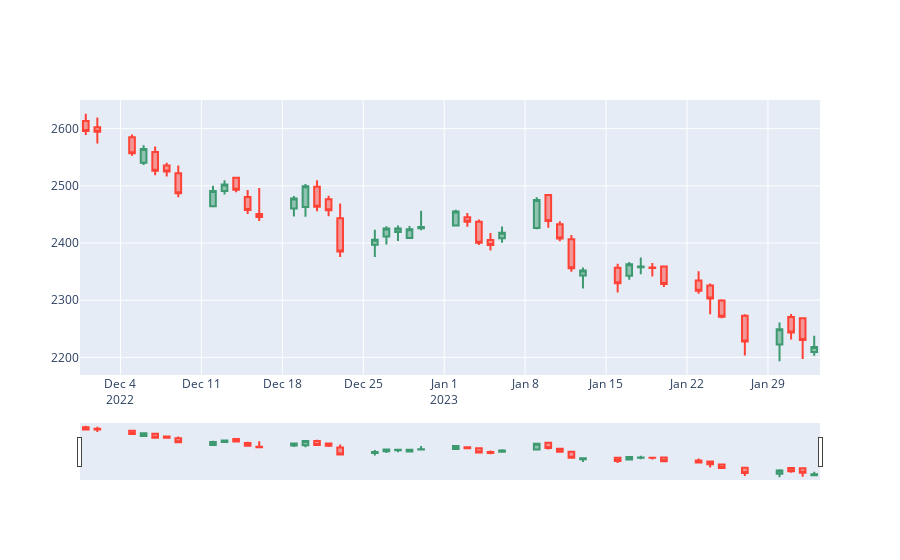

The notebook cell this image was saved under:
### Code cell
fig = go.Figure(data=[go.Candlestick(x=df_historical['date'],
                open=df_historical['open'],
                high=df_historical['high'],
                low=df_historical['low'],
                close=df_historical['close'])])
fig.show()
